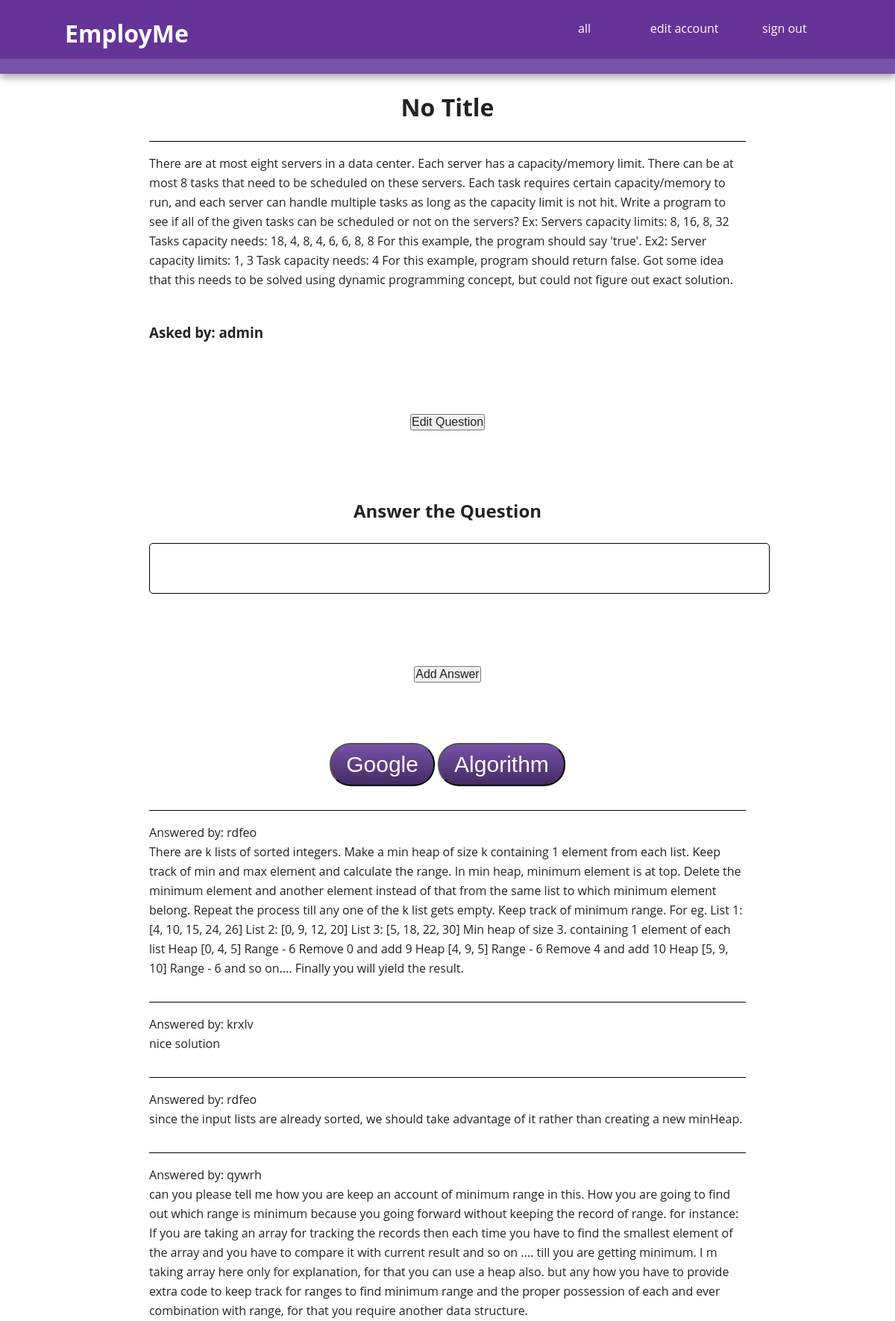
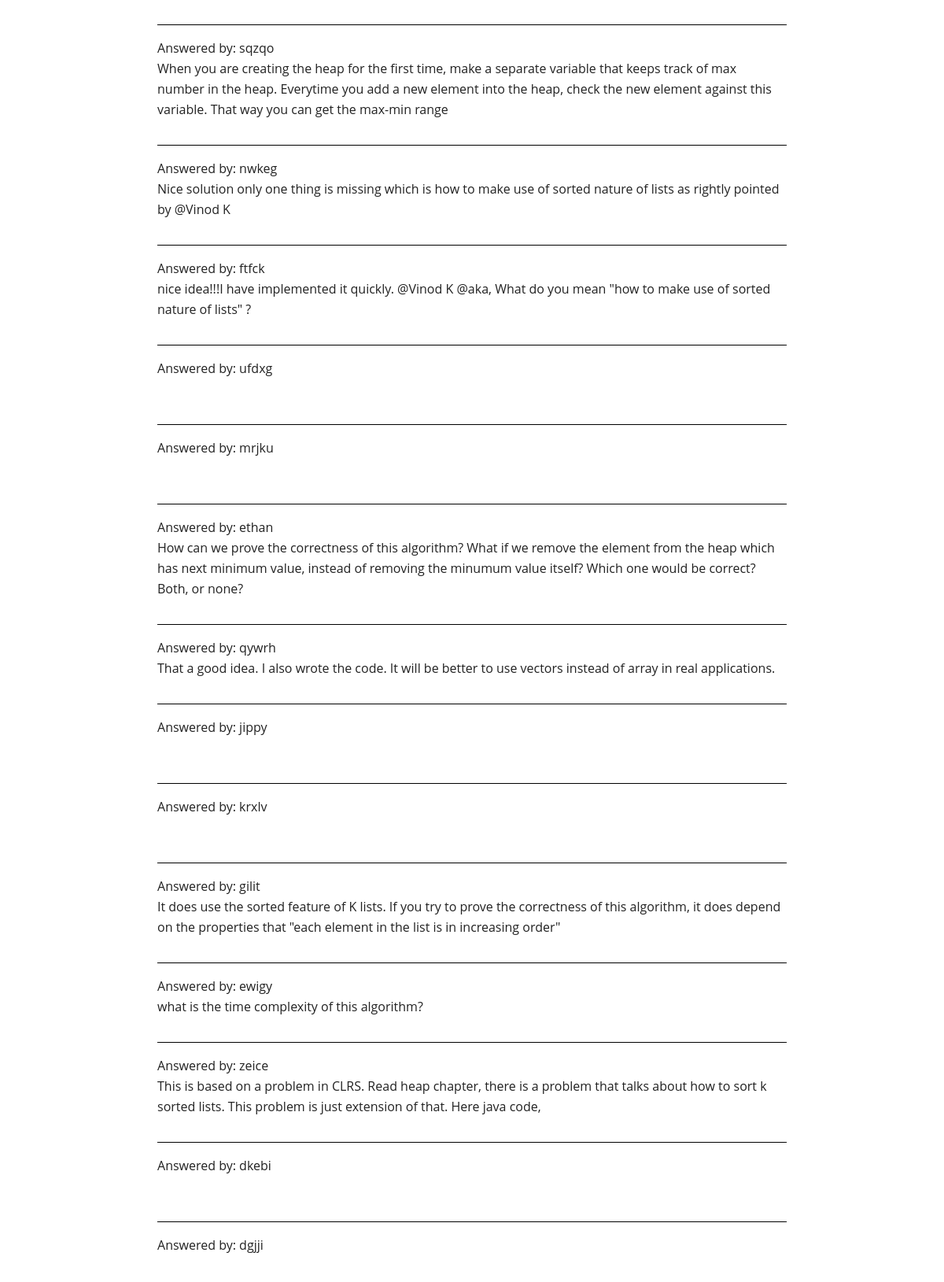
/questions/question.php?id=1 (signed in, upper part), run on the app's committed database (2 pictures, top to bottom).
### tables this page shows
CREATE TABLE `companies` (
  `company_id` int(11) NOT NULL AUTO_INCREMENT,
  `name` varchar(200) DEFAULT NULL,
  `about` text,
  PRIMARY KEY (`company_id`)
);

CREATE TABLE `topics` (
  `topic_id` int(11) NOT NULL AUTO_INCREMENT,
  `name` varchar(100) DEFAULT NULL,
  `about` text,
  PRIMARY KEY (`topic_id`)
);

CREATE TABLE `answers` (
  `answer_id` int(11) NOT NULL AUTO_INCREMENT,
  `username` varchar(50) DEFAULT NULL,
  `question_id` int(11) DEFAULT NULL,
  `content` text,
  `created` datetime DEFAULT NULL,
  `modified` timestamp NOT NULL DEFAULT CURRENT_TIMESTAMP ON UPDATE CURRENT_TIMESTAMP,
  `votes` int(11) DEFAULT '0',
  PRIMARY KEY (`answer_id`),
  KEY `question_id` (`question_id`),
  CONSTRAINT `answers_ibfk_1` FOREIGN KEY (`question_id`) REFERENCES `questions` (`question_id`)
);

### questions/question.php (the view, shortened to what this page needs)
<?php
$link = mysqli_connect('localhost', 'awu3', 'hellomysql', 'awu3') or die("Problem connecting to database.");
$question_id=intval($_GET['id']);
$questions = $link->prepare("SELECT username,title,content,companies.name as company_name,topics.name as topic_name,companies.company_id as company_id,topics.topic_id as topic_id from (select username,title,content,company_id,topic_id from questions where question_id=?) question, companies, topics where question.company_id = companies.company_id and question.topic_id=topics.topic_id");
$questions->bind_param('i',$question_id);
$questions->execute();
$question = $questions->get_result();
$answers_query = $link->prepare("SELECT * from answers where question_id=?");
$answers_query->bind_param('i',$question_id);
$answers_query->execute();
$answers = $answers_query->get_result();
?>
<!DOCTYPE html>
 <html class="no-js" ng-app>
    <head>
		<title>	<?php
		$tuple = $question->fetch_assoc();
		?></title>
        <link rel="stylesheet" href="../css/normalize.min.css">
        <link rel="stylesheet" href="../css/main.css">
    </head>
	<body>
<div class="header-container">
            <header class="wrapper clearfix">
                <a href="../index.php"><h1 class="title">EmployMe</h1></a>
                <nav>
                    <ul>
                        <li><a href="questions.php">all</a></li>                                       <?php
                                                                if(isset($_SESSION["user"])){
                                                                        ?>
                                                                        <li><a href="../users/edit_user.php">edit account</a></li>
                                                        <li><a href="../users/log_out.php">sign out</a></li>
				<?php
                                                                }
                                                                else{
                                                                        ?>
                                                                        <li><a href="../users/sign_in.php">sign in</a></li>
                                                        <li><a href="../users/sign_up.php">sign up</a></li>
                                                        <?php
                                                                }
                                        ?>
                    </ul>
                </nav>
            </header>
        </div>
<?php
	echo '<h1>';
	if($tuple['title']!=null) echo $tuple['title'].'<br>';
	else echo 'No Title'.'<br>';
	echo '</h1>';
	echo '<div>';
	echo '<div class="question">';
	echo '<p>';
	echo '<div id="questionContent">';
	echo $tuple['content'];
	echo '</div>';
	echo '<br>';
	echo '</p>';
	echo "<h3>Asked by: ".$tuple['username'].'</h3><br>';
echo '<div class="edits">';
if(isset($_SESSION['user'])){
	?>
		<form id="editQuestion edit">
			<button onClick="<?php echo "userEditPost(0,".$_GET['id'].")";?> ">
			Edit Question</button>
		</form>
	<?php
}
if(isset($_SESSION['user'])){
        ?>
<br>
<h2>Answer the Question</h2>
<textarea form="answer" name="editAnswer"> </textarea>
<br>
<br>
<form class="edit" id="answer">
        <input type="button" value="Add Answer" onclick="<?php echo "post(1,".$_GET['id'].",this.form)";?> ">
</form>
<?php
        }
?>
        <div class="button-nav">
            <a href="questions.php?category=company&id=<?php echo $tuple['company_id'];?>">
                <button class="btn "><?php echo $tuple['company_name']; ?></button>
            </a>
            <a href="questions.php?category=topic&id=<?php echo $tuple['topic_id'];?>">
                <button class="btn "><?php echo $tuple['topic_name'];?></button>
            </a>
        </div>
<?php
	echo '</div>';
	echo '</div>';
echo '<div>';
while($answer = $answers->fetch_assoc()) {
	if($answer){
		echo '<div class="question">';
		echo '<p>';
		echo "Answered by: ".$answer['username'].'<br>';
		echo $answer['content'].'<br>';
		echo '</p>';
		echo '</div>';
	}
}
echo '</div>';
?>
	</body>
</html>

### css/main.css (style rules this page uses)
html, button, input, select, textarea { color: #222; }
html { font-family: "Whitney SSm A","Whitney SSm B","Helvetica Neue",Helvetica,Arial,sans-serif; font-size: 1em; line-height: 1.4; }
textarea { resize: vertical; }
body { font: 16px/26px Helvetica, Helvetica Neue, Arial; text-align: center; }
.wrapper { width: 90%; margin: 0 5%; }
.header-container { border-bottom: 20px solid #7851a9; }
.header-container, .footer-container, .main aside { background: #639; }
.title { color: white; }
nav ul { margin: 0; padding: 0; }
nav a { display: block; margin-bottom: 10px; padding: 15px 0; text-align: center; text-decoration: none; color: white; background: #639; }
.btn { background: #7851a9; background-image: -webkit-linear-gradient(top, #7851a9, #442b63); background-image: -moz-linear-gradient(top, #7851a9, #442b63); background-image: -ms-linear-gradient(top, #7851a9, #442b63); background-image: -o-linear-gradient(top, #7851a9, #442b63); background-image: linear-gradient(to bottom, #7851a9, #442b63); -webkit-border-radius: 28; -moz-border-radius: 28; border-radius: 28px; font-family: Arial; color: #ffffff; font-size: 30px; padding: 10px 20px 10px 20px; text-decoration: none; }
a { text-decoration: none; }
body { min-width: 550px; }
h1 { text-align: center; margin-top: 1em; }
.button-nav { margin-top: 2em; width: 700px; margin-left: auto; margin-right: auto; }
.question { text-align: left; border-top: 1px solid black; margin-top: 2em; margin-bottom: 2em; margin-left: 200px; margin-right: 200px; }
.edits { text-align: center; }
* { margin:0;padding:0; }
body { font-family:'Open Sans',sans-serif; }
form { padding:6% 4%; }
textarea { width:100%; padding: 15px; margin-top: 10px; border:1px solid black; border-radius:5px; margin-bottom: 20px; resize:none; }
@media only screen and (min-width: 480px) { nav a { float: left; width: 27%; margin: 0 1.7%; padding: 25px 2%; margin-bottom: 0; } }
@media only screen and (min-width: 480px) { nav li:first-child a { margin-left: 0; } }
@media only screen and (min-width: 480px) { nav li:last-child a { margin-right: 0; } }
@media only screen and (min-width: 480px) { nav ul li { display: inline; } }
@media only screen and (min-width: 768px) { .header-container, .main aside { -webkit-box-shadow: 0 5px 10px #aaa; -moz-box-shadow: 0 5px 10px #aaa; box-shadow: 0 5px 10px #aaa; } }
@media only screen and (min-width: 768px) { .title { float: left; } }
@media only screen and (min-width: 768px) { nav { float: right; width: 38%; } }
@media only screen and (min-width: 1140px) { .wrapper { width: 1026px; margin: 0 auto; } }
.clearfix:before, .clearfix:after { content: " "; display: table; }
.clearfix:after { clear: both; }
.clearfix { *zoom: 1; }

### data on the page
companies: name "Google", topics.name "Algorithm"
answers: username "rdfeo", content "There are k lists of sorted integers. Make a min heap of size k containing 1 element from each list. Keep track of min and max element and calculate the range. In min heap, minimum element is at top. Delete the minimum element and another element instead of that from the same list to which minimum element belong. Repeat the process till any one of the k list gets empty. Keep track of minimum range. For eg. List 1: [4, 10, 15, 24, 26] List 2: [0, 9, 12, 20] List 3: [5, 18, 22, 30] Min heap of size 3. containing 1 element of each list Heap [0, 4, 5] Range - 6 Remove 0 and add 9 Heap [4, 9, 5] Range - 6 Remove 4 and add 10 Heap [5, 9, 10] Range - 6 and so on.... Finally you will yield the…"
answers: username "krxlv", content "nice solution"
answers: username "rdfeo", content "since the input lists are already sorted, we should take advantage of it rather than creating a new minHeap."
answers: username "qywrh", content "can you please tell me how you are keep an account of minimum range in this. How you are going to find out which range is minimum because you going forward without keeping the record of range. for instance: If you are taking an array for tracking the records then each time you have to find the smallest element of the array and you have to compare it with current result and so on .... till you are getting minimum. I m taking array here only for explanation, for that you can use a heap also. but any how you have to provide extra code to keep track for ranges to find minimum range and the proper possession of each and ever combination with range, for that you require another data structure."
answers: username "sqzqo", content "When you are creating the heap for the first time, make a separate variable that keeps track of max number in the heap. Everytime you add a new element into the heap, check the new element against this variable. That way you can get the max-min range"
answers: username "nwkeg", content "Nice solution only one thing is missing which is how to make use of sorted nature of lists as rightly pointed by @Vinod K"
answers: username "ftfck", content "nice idea!!!I have implemented it quickly. @Vinod K @aka, What do you mean \"how to make use of sorted nature of lists\" ?"
answers: username "ufdxg"
answers: username "mrjku"
answers: username "ethan", content "How can we prove the correctness of this algorithm? What if we remove the element from the heap which has next minimum value, instead of removing the minumum value itself? Which one would be correct? Both, or none?"
answers: username "qywrh", content "That a good idea. I also wrote the code. It will be better to use vectors instead of array in real applications."
answers: username "jippy"
answers: username "krxlv"
answers: username "gilit", content "It does use the sorted feature of K lists. If you try to prove the correctness of this algorithm, it does depend on the properties that \"each element in the list is in increasing order\""
answers: username "ewigy", content "what is the time complexity of this algorithm?"
answers: username "zeice", content "This is based on a problem in CLRS. Read heap chapter, there is a problem that talks about how to sort k sorted lists. This problem is just extension of that. Here java code,"
answers: username "dkebi"
answers: username "dgjji"

### other printed values
$tuple['username'] "admin"
